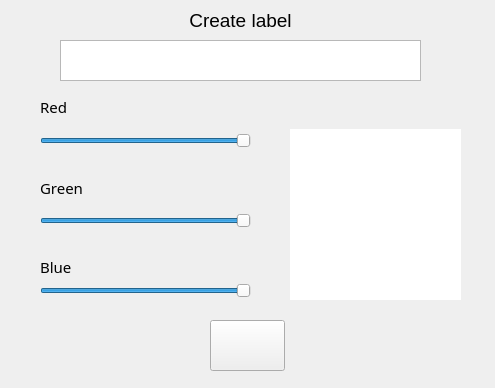
<?xml version="1.0" encoding="UTF-8"?>
<ui version="4.0">
 <class>Form</class>
 <widget class="QWidget" name="Form">
  <property name="geometry">
   <rect>
    <x>0</x>
    <y>0</y>
    <width>495</width>
    <height>388</height>
   </rect>
  </property>
  <property name="windowTitle">
   <string>Form</string>
  </property>
  <widget class="QTextEdit" name="textEdit">
   <property name="geometry">
    <rect>
     <x>60</x>
     <y>40</y>
     <width>361</width>
     <height>41</height>
    </rect>
   </property>
  </widget>
  <widget class="QSlider" name="RedSlider">
   <property name="geometry">
    <rect>
     <x>40</x>
     <y>130</y>
     <width>211</width>
     <height>22</height>
    </rect>
   </property>
   <property name="maximum">
    <number>255</number>
   </property>
   <property name="value">
    <number>255</number>
   </property>
   <property name="orientation">
    <enum>Qt::Horizontal</enum>
   </property>
  </widget>
  <widget class="QSlider" name="GreenSlider">
   <property name="geometry">
    <rect>
     <x>40</x>
     <y>210</y>
     <width>211</width>
     <height>22</height>
    </rect>
   </property>
   <property name="maximum">
    <number>255</number>
   </property>
   <property name="value">
    <number>255</number>
   </property>
   <property name="orientation">
    <enum>Qt::Horizontal</enum>
   </property>
  </widget>
  <widget class="QSlider" name="horizontalSlider_3">
   <property name="geometry">
    <rect>
     <x>40</x>
     <y>280</y>
     <width>211</width>
     <height>22</height>
    </rect>
   </property>
   <property name="maximum">
    <number>255</number>
   </property>
   <property name="value">
    <number>255</number>
   </property>
   <property name="orientation">
    <enum>Qt::Horizontal</enum>
   </property>
  </widget>
  <widget class="QPushButton" name="pushButton">
   <property name="geometry">
    <rect>
     <x>210</x>
     <y>320</y>
     <width>75</width>
     <height>51</height>
    </rect>
   </property>
   <property name="text">
    <string/>
   </property>
  </widget>
  <widget class="QWidget" name="widget" native="true">
   <property name="geometry">
    <rect>
     <x>290</x>
     <y>129</y>
     <width>171</width>
     <height>171</height>
    </rect>
   </property>
   <property name="styleSheet">
    <string notr="true">background-color: rgb(255, 255, 255)</string>
   </property>
  </widget>
  <widget class="QLabel" name="label">
   <property name="geometry">
    <rect>
     <x>40</x>
     <y>100</y>
     <width>47</width>
     <height>13</height>
    </rect>
   </property>
   <property name="font">
    <font>
     <family>Arial Rounded MT Bold</family>
     <pointsize>11</pointsize>
    </font>
   </property>
   <property name="text">
    <string>Red</string>
   </property>
  </widget>
  <widget class="QLabel" name="label_2">
   <property name="geometry">
    <rect>
     <x>40</x>
     <y>180</y>
     <width>51</width>
     <height>16</height>
    </rect>
   </property>
   <property name="font">
    <font>
     <family>Arial Rounded MT Bold</family>
     <pointsize>11</pointsize>
    </font>
   </property>
   <property name="text">
    <string>Green</string>
   </property>
  </widget>
  <widget class="QLabel" name="label_3">
   <property name="geometry">
    <rect>
     <x>40</x>
     <y>260</y>
     <width>47</width>
     <height>13</height>
    </rect>
   </property>
   <property name="font">
    <font>
     <family>Arial Rounded MT Bold</family>
     <pointsize>11</pointsize>
    </font>
   </property>
   <property name="text">
    <string>Blue</string>
   </property>
  </widget>
  <widget class="QLabel" name="label_4">
   <property name="geometry">
    <rect>
     <x>150</x>
     <y>10</y>
     <width>181</width>
     <height>20</height>
    </rect>
   </property>
   <property name="font">
    <font>
     <family>Tahoma</family>
     <pointsize>14</pointsize>
    </font>
   </property>
   <property name="text">
    <string>Create label</string>
   </property>
   <property name="alignment">
    <set>Qt::AlignCenter</set>
   </property>
  </widget>
 </widget>
 <resources/>
 <connections/>
</ui>
